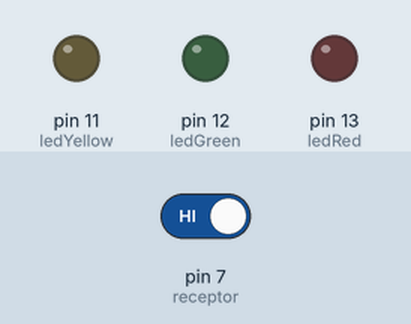
This sketch was run on a simulated Arduino Uno, built with avr-gcc and run on an emulated ATmega328P. On the bench: output pins drawn as LEDs (lit = HIGH). Dashed ring = blinking. The test bench sets the inputs (shaded band); at power-on: pin 7 (receptor) HIGH. What the sketch prints to the serial monitor is not drawn.

Above: at 1.2 s.
1.3 s: pin 7 (receptor) driven LOW
At 1.58 s:
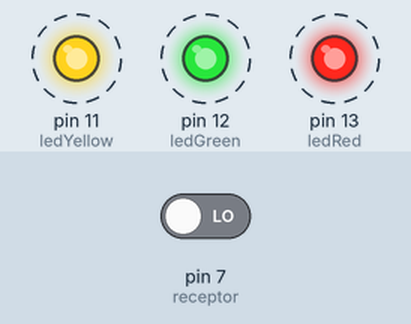
4.3 s: pin 7 (receptor) driven HIGH
At 4.3 s:
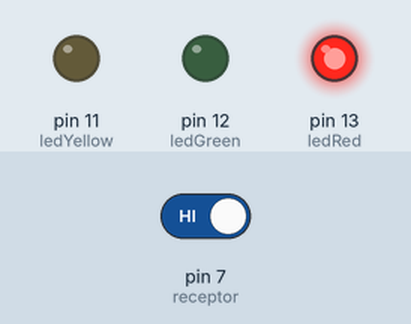
Timing chart, 0 to 7.3 s (numbered marks = the images above; inputs shaded):
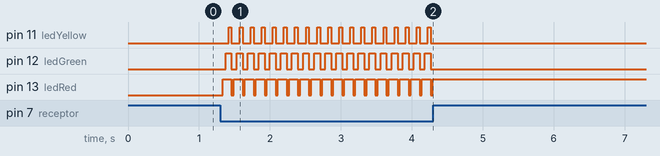

The sketch:

segundo-infra.ino
```cpp
const int receptor = 7;
const int ledRed = 13;
const int ledGreen = 12;
const int ledYellow = 11;

byte iv;
int count = 0;

void setup() {
  pinMode(ledRed, OUTPUT);
  pinMode(ledGreen, OUTPUT);
  pinMode(ledYellow, OUTPUT);
  pinMode(receptor, INPUT);
  Serial.begin(9600);
}

void loop() {
  iv = digitalRead(receptor);
  Serial.println(count);

  if (iv == 0) {
    count++;
  }

  //usandoIfElse();

  usandoSwitchCase();
}

void usandoSwitchCase(){
  switch(count){
      case 10: digitalWrite(ledRed, HIGH);
        break;
      case 20: digitalWrite(ledGreen, HIGH);
        break;
      case 30: digitalWrite(ledYellow, HIGH);
        break;
      case 40: digitalWrite(ledRed, LOW);
               digitalWrite(ledGreen, LOW);
               digitalWrite(ledYellow, LOW);
               count = 0;
        break;
   }
}

void usandoIfElse(){
  if (count >= 5 && count < 10) {
    digitalWrite(ledRed, HIGH);
  } else {
    if (count >= 10 && count < 15) {
      digitalWrite(ledGreen, HIGH);
    } else {
      if (count >= 15) {
        digitalWrite(ledYellow, HIGH);
      }
    }
  }

  if(count > 30){
    digitalWrite(ledRed, LOW);
    digitalWrite(ledGreen, LOW);
    digitalWrite(ledYellow, LOW);
    count = 0;
  }
}
```

Measured:
- after the input at 1.3 s, pin 11 (ledYellow): alternates HIGH for 0.04 s and LOW for 0.11 s, starting after 0.12 s; pin 12 (ledGreen): alternates HIGH for 0.08 s and LOW for 0.07 s, starting after 0.08 s; pin 13 (ledRed): alternates HIGH for 0.12 s and LOW for 0.03 s, starting at once
- after the input at 4.3 s, pin 11 (ledYellow), pin 12 (ledGreen): stops changing and stays LOW; pin 13 (ledRed): stops changing and stays HIGH
